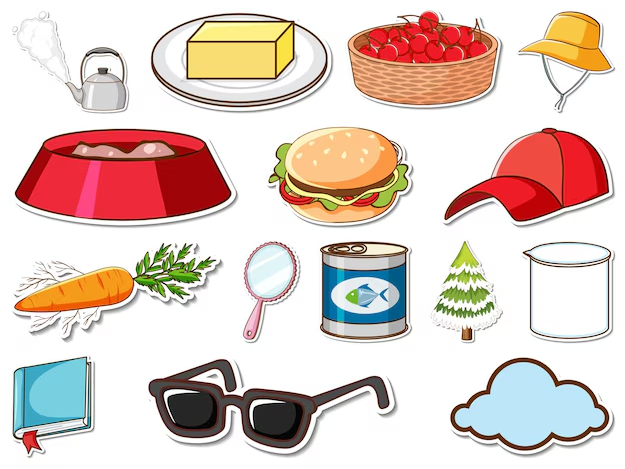
#> input picture CV PR/objects2.png, 625 x 469 px
$ python PR10.py
#> lines starting #> are read from the running program, lines starting #| are printed output that depends on the picture; after the words box and inside, x2 and y2 are one past the last pixel; in counts of white or black regions, pixels touching at a corner belong together
import cv2
import numpy as np

image = cv2.imread('objects2.png')
#> image is the input picture: shape (469, 625, 3); mean B, G, R 197.4, 205, 224.2
gray = cv2.cvtColor(image, cv2.COLOR_BGR2GRAY)
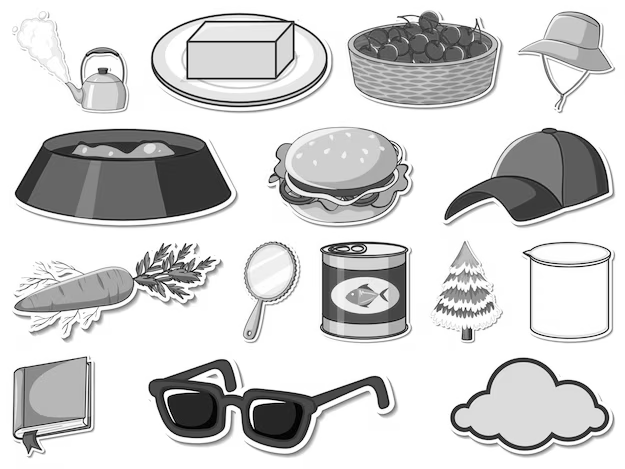
#> gray: shape (469, 625); min 0, max 255, mean 209.9

# Blur (important)
blur = cv2.GaussianBlur(gray, (11,11), 0)
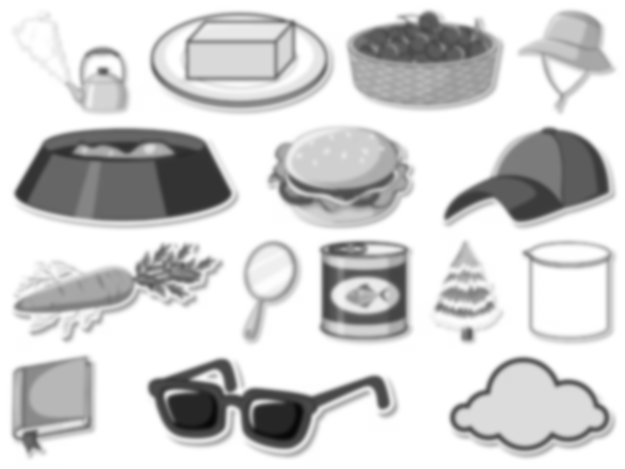
#> blur: shape (469, 625); min 7, max 255, mean 209.9

# Adaptive threshold (handles lighting better)
thresh = cv2.adaptiveThreshold(
    blur, 255,
    cv2.ADAPTIVE_THRESH_GAUSSIAN_C,
    cv2.THRESH_BINARY_INV,
    11, 2
)
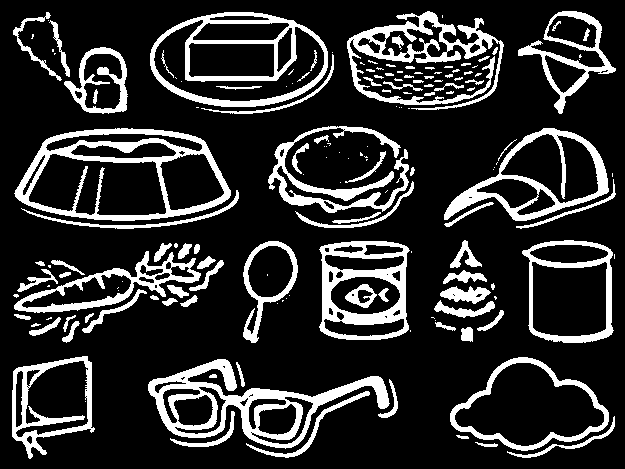
#> thresh: shape (469, 625); 18.4% white; 165 white regions (71 under 20 px), largest, box (x1, y1, x2, y2) and area: (148, 359, 390, 449) 5849, (14, 128, 231, 221) 5112, (347, 11, 504, 110) 4211

# Morphological closing (fills gaps inside coins)
kernel = np.ones((5,5), np.uint8)
closing = cv2.morphologyEx(thresh, cv2.MORPH_CLOSE, kernel, iterations=3)
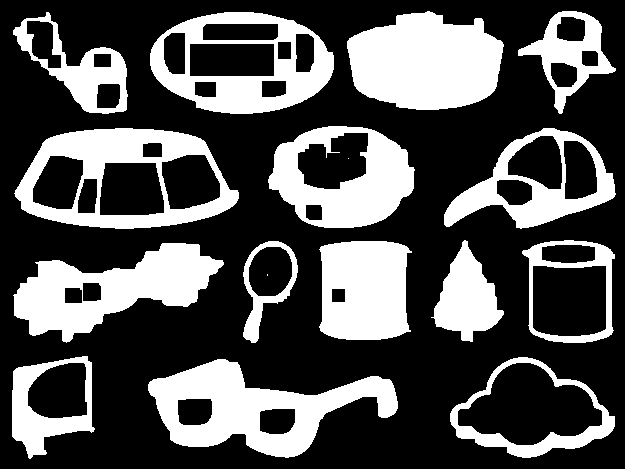
#> closing: shape (469, 625); 32.3% white; 17 white regions (2 under 20 px), largest, box (x1, y1, x2, y2) and area: (347, 11, 504, 110) 11884, (148, 359, 398, 458) 11191, (13, 243, 224, 343) 10067

# Remove small noise
opening = cv2.morphologyEx(closing, cv2.MORPH_OPEN, kernel, iterations=2)
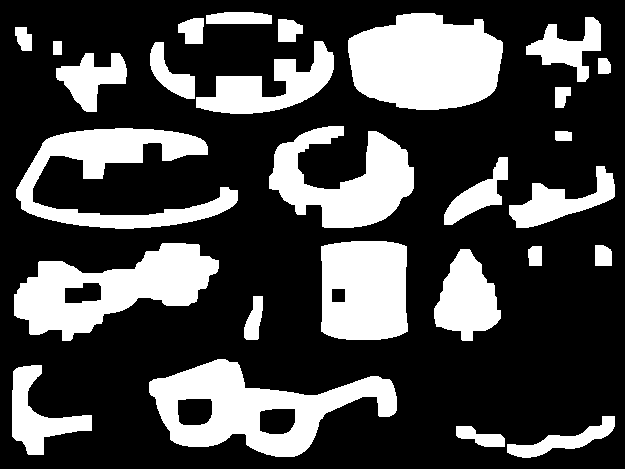
#> opening: shape (469, 625); 28.8% white; 27 white regions

# Find contours
contours, _ = cv2.findContours(opening, cv2.RETR_EXTERNAL, cv2.CHAIN_APPROX_SIMPLE)
#> contours = 27 contours; largest, box (x1, y1, x2, y2) and area: (149, 359, 397, 457) 12466, (348, 13, 503, 110) 11642, (14, 243, 219, 341) 10290, (16, 128, 238, 229) 8008, (321, 241, 408, 340) 7956

count = 0

for cnt in contours:
    area = cv2.contourArea(cnt)

    # Tune this threshold based on your image
    if area > 1000:
        count += 1
        cv2.drawContours(image, [cnt], -1, (0,255,0), 3)
#> this loop made 27 passes
#> area on passes 1 to 12: 536.5, 1364, 2737.5, 12466, 502, 3739.5, 232, 299.5, 10289.5, 7956.5, 2503.5, 1543
#> (cnt, area) on pass 21: ([[53, 41], [53, 54], [61, 54], [61, 41]], 104)
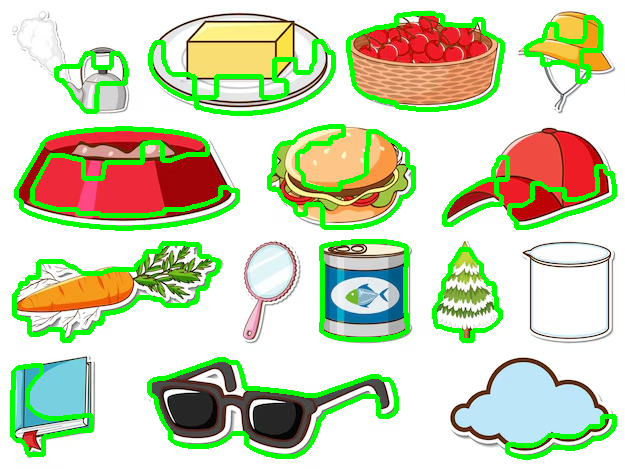
#> image: shape (469, 625, 3); 9.99% of pixels changed, all inside (x1, y1, x2, y2) = (10, 11, 617, 460)
#> after the loop, count = 15

print("Number of Objects:", count)
#| Number of Objects: 15

cv2.imshow("Threshold", opening)
cv2.imshow("Result", image)
cv2.waitKey(0)
cv2.destroyAllWindows()
